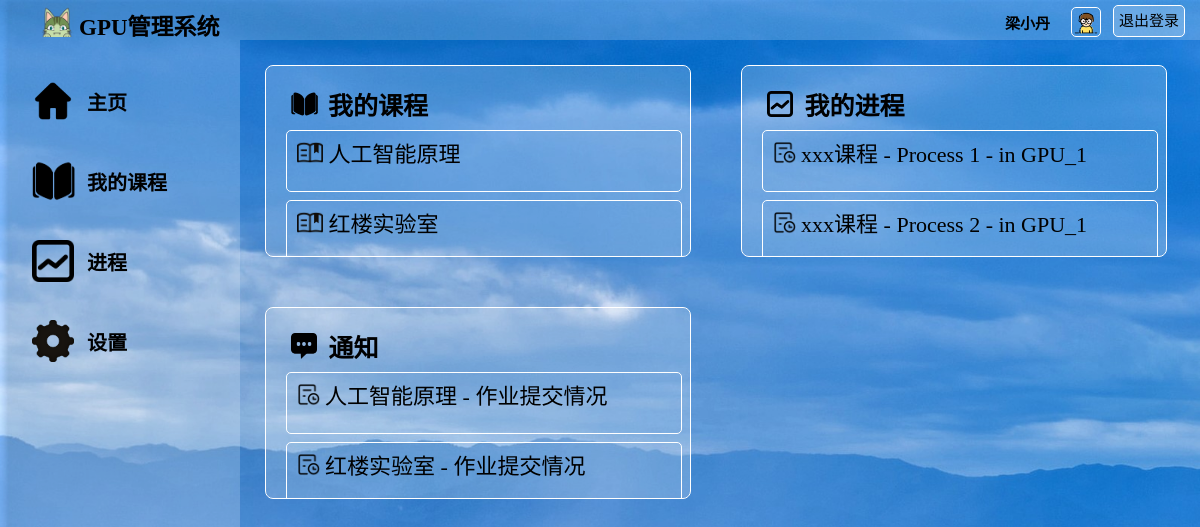
The app's page /index/ (signed in), older data.
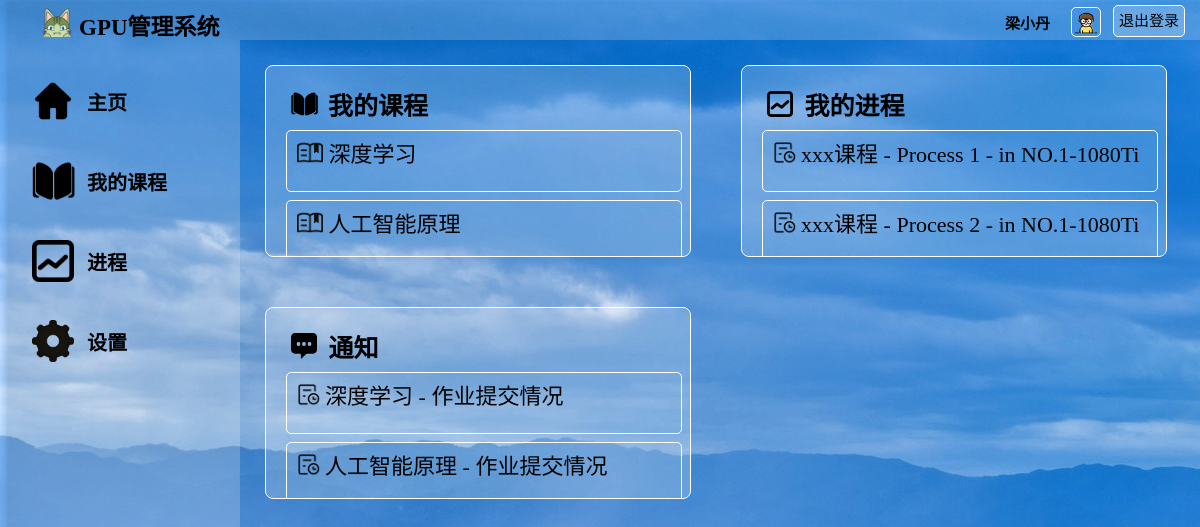
The same page, newer data.
### watchlist/models.py (models this page shows)
class Course(db.Model):
    __tablename__ = 'Course'
    id = db.Column(db.Integer, primary_key=True)  # id（主键）
    name = db.Column(db.String(50))               # 课程名称
    teacher = db.Column(db.String(50))            # 任课老师
    time = db.Column(db.String(50))               # 授课时间（学年、学期）
    info = db.Column(db.String(300))              # 课程其他信息
    pic_path = db.Column(db.String(128), default="/static/pic/course_logo.png") # 课程头像

class Process(db.Model):
    __tablename__ = 'Process'
    id = db.Column(db.Integer, primary_key=True)                    # id（主键）
    name = db.Column(db.String(50))                                 # 程序的名称
    info = db.Column(db.String(300))                                # 程序的信息
    state = db.Column(db.String(50))                                # 是否运行完成
    result = db.Column(db.String(1000))                             # 程序的结果
    code = db.Column(db.String(10000))                              # 存储代码，方便以后编辑代码
    gpu_name = db.Column(db.String(50), db.ForeignKey('GPU.name'))  # 程序在哪个gpu上跑的

class Message(db.Model):
    __tablename__ = 'Message'
    id = db.Column(db.Integer, primary_key=True)                           # id（主键）
    course_name = db.Column(db.String(50), db.ForeignKey('Course.name'))   # 消息对应的课程
    title = db.Column(db.String(50))                                       # 消息的标题
    info = db.Column(db.String(1000))                                      # 消息的内容

### watchlist/views.py (the view)
@app.route('/index/', methods=['GET', 'POST'])
@login_required
def index():
    courses = Course.query.all()
    relations = Relation.query.filter_by(user_name=current_user.username).all()
    processes = Process.query.all()
    messages = Message.query.all()
    return render_template('index.html', courses=courses, processes=processes, messages=messages, relations=relations)

### watchlist/__init__.py (called while the page is built)
@login_manager.user_loader
def load_user(user_id):
    from watchlist.models import User
    user = User.query.get(int(user_id))
    return user

@app.context_processor
def inject_user():
    from watchlist.models import User
    user = User.query.first()
    return dict(user=user)

### watchlist/templates/index.html (shortened to what this page needs)
<!DOCTYPE html>
<html lang="en">
<head>
	<link rel="stylesheet" href="/static/style_student.css" />
</head>
<body>
	<div id="container">
		<div id="header" >
			<div id="logo">
	            <img src="/static/pic/logo.png" alt="">
	            <span>GPU管理系统</span>
	        </div>
			<div id="other">
				<form form method="POST" action="/logout/">
					<a id="login_out" href="/logout/" class="button">退出登录</a>
					<div id="user_img">
						<img src="{{ current_user.pic_path }}" alt="image">
					</div>
					<div id="user_name">
						<span>{{ current_user.username }}</span>
					</div>
				</form>
			</div>
		</div>
		<div id="main">
			<div id="aside">
				<br>
				<div id="Home Page">
					<div class="asidepic">
						<img src="/static/pic/home.png" alt="">
					</div>
					<div class="asidechoices">
						<a href="/index/">主页</a>
					</div>
				</div>
				<div id="My courses">
					<div class="asidepic">
						<img src="/static/pic/courses.png" alt="">
					</div>
					<div class="asidechoices">
						<a href="/my_courses/">我的课程</a>
					</div>
				</div>
				<div id="Process">
					<div class="asidepic">
						<img src="/static/pic/process.png" alt="">
					</div>
					<div class="asidechoices">
						<a href="/process/">进程</a>
					</div>
				</div>
				<div id="Settings">
					<div class="asidepic">
						<img src="/static/pic/settings.png" alt="">
					</div>
					<div class="asidechoices">
						<a href="/settings/">设置</a>
					</div>
				</div>
			</div>
			<div id="content">
				<div id="my_courses" class="index_box">
					<a href="/my_courses/">
						<div class="index_img">
							<img src="/static/pic/courses.png" alt="">
						</div>
						我的课程
					</a>
					{% for r in relations %}
					{% for c in courses %}
					{% if c['name'] == r['course_name'] %}
					<div class="index_coursebox">
						<a href="/my_courses/all_courses/{{ c['id'] }}/">
							<div class="index_img">
								<img src="/static/pic/course_.png" alt="">
							</div>
							{{ c['name'] }}
						</a>
					</div>
					{% endif %}
					{% endfor %}
					{% endfor %}
				</div>
				<div id="my_process" class="index_box">
					<a href="/process/">
						<div class="index_img">
							<img src="/static/pic/process.png" alt="">
						</div>
						&nbsp我的进程
					</a>
					{% for p in processes %}
					<div class="index_coursebox">
						<a href="/process/{{ p['id'] }}/">
							<div class="index_img">
								<img src="/static/pic/process_.png" alt="">
							</div>
							xxx课程 - {{ p['name'] }} - in {{ p['gpu_name'] }}
						</a>
					</div>
					{% endfor %}
				</div>
				<div id="my_message" class="index_box">
					<a href="/message/">
						<div class="index_img">
							<img src="/static/pic/message.png" alt="">
						</div>
						&nbsp通知
					</a>
					{% for m in messages %}
					{% for r in relations %}
					{% for c in courses %}
					{% if c['name'] == r['course_name'] %}
					{% if m['course_name'] == c['name'] %}
					<div class="index_coursebox">
						<a href="/message/{{ m['id'] }}/">
							<div class="index_img">
								<img src="/static/pic/process_.png" alt="">
							</div>
							{{ m['course_name'] }} - {{ m['title'] }}
						</a>
					</div>
					{% endif %}
					{% endif %}
					{% endfor %}
					{% endfor %}
					{% endfor %}
				</div>
			</div>
		</div>
</body>
</html>

Row changes from the older to the newer data that the page shows:
no longer on this page (row unchanged): Course: name "红楼实验室"
no longer on this page (row unchanged): Message: course_name "红楼实验室", title "作业提交情况"
now on this page (row edited): Course: name "深度学习"
changed Process "Process 1": gpu_name "GPU_1" → "NO.1-1080Ti"
changed Process "Process 2": gpu_name "GPU_1" → "NO.1-1080Ti"
now on this page (row edited): Message: course_name "深度学习", title "作业提交情况"
